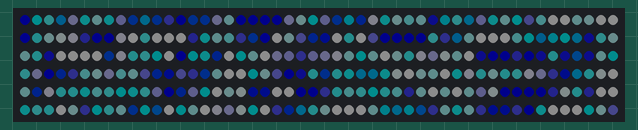
The sketch below on a simulated Arduino Uno, built with avr-gcc and run on an emulated ATmega328P. On the bench: 300 RGB LEDs in strip order, left to right, continuing on the next row. Dim RGB values are drawn brighter than linear; random numbers use the default seed unless the sketch sets one.

Above: at 1.47 s.
At 6.05 s:
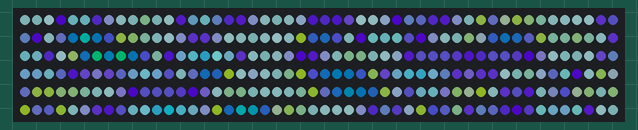
At 10.94 s:
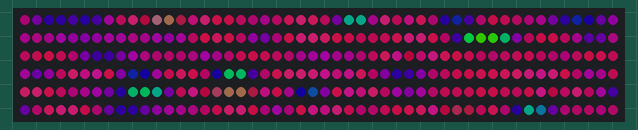
At 20.41 s:
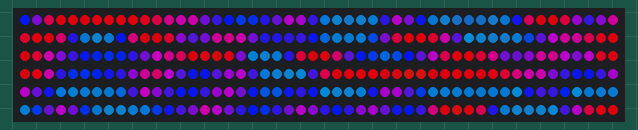
At 29.88 s:
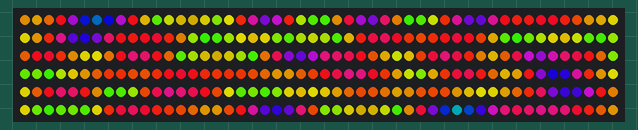
At 39.66 s:
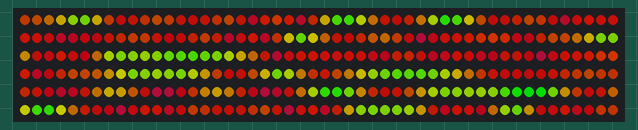

The sketch:

FastLED_with_noise.ino
```cpp
/* Title: inoise8_pal_demo.ino
 *
 * By: Andrew Tuline
 *
 * Date: August, 2016
 *
 * This short sketch demonstrates some of the functions of FastLED, including:
 *
 * Perlin noise
 * Palettes
 * Palette blending
 * Alternatives to blocking delays
 * Beats (and not the Dr. Dre kind, but rather the sinewave kind)
 *
 * Refer to the FastLED noise.h and lib8tion.h routines for more information on these functions.
 *
 *
 * Recommendations for high performance routines:
 *
 *  Don't use blocking delays, especially if you plan to use buttons for input.
 *  Keep loops to a minimum, and don't use nested loops.
 *  Don't use floating point math. It's slow. Use 8 bit where possible.
 *  Let high school and not elementary school math do the work for you, i.e. don't just count pixels; use sine waves or other math functions instead.
 *  FastLED math functions are faster than built in math functions.
 *
 */


#include "FastLED.h"

#if FASTLED_VERSION < 3001000
#error "Requires FastLED 3.1 or later; check github for latest code."
#endif

#define LED_PIN     3
//#define CLK_PIN     11
#define BRIGHTNESS  255
#define LED_TYPE    WS2812B
#define COLOR_ORDER GRB

#define NUM_LEDS 300

struct CRGB leds[NUM_LEDS];

CRGBPalette16 currentPalette(CRGB::Black);
CRGBPalette16 targetPalette(OceanColors_p);

void setup() {

  Serial.begin(57600);
  delay(1000);

  LEDS.addLeds<LED_TYPE,LED_PIN,COLOR_ORDER>(leds,NUM_LEDS);                // WS2812
//  LEDS.addLeds<LED_TYPE,LED_PIN,CLK_PIN, COLOR_ORDER>(leds,NUM_LEDS);         // APA102, WS8201

  LEDS.setBrightness(BRIGHTNESS);

} // setup()


void loop() {

  EVERY_N_MILLIS(10) {
    nblendPaletteTowardPalette(currentPalette, targetPalette, 48);          // Blend towards the target palette over 48 iterations
    fillnoise8();                                                           // Update the LED array with noise at the new location. You can put this in its own EVERY_N_MILLIS() function to speed up/slow down.
  }

  EVERY_N_SECONDS(5) {                                                      // Change the target palette to a random one every 5 seconds.
    targetPalette = CRGBPalette16(CHSV(random8(), 255, random8(128,255)), CHSV(random8(), 255, random8(128,255)), CHSV(random8(), 192, random8(128,255)), CHSV(random8(), 255, random8(128,255)));
  }

  LEDS.show();                                                              // Display the LED's at every loop cycle.

} // loop()


void fillnoise8() {

  #define scale 30                                                          // Don't change this programmatically or everything shakes.

  static uint16_t dist;                                                     // A random number for our noise generator.

  for(int i = 0; i < NUM_LEDS; i++) {                                       // Just ONE loop to fill up the LED array as all of the pixels change.
    uint8_t index = inoise8(i*scale, dist+i*scale);                         // Get a value from the noise function. I'm using both x and y axis.
    leds[i] = ColorFromPalette(currentPalette, index, 255, LINEARBLEND);    // With that value, look up the 8 bit colour palette value and assign it to the current LED.
  }
  dist += beatsin8(10,1, 4);                                                // Moving along the distance (that random number we started out with). Vary it a bit with a sine wave.
                                                                            // In some sketches, I've used millis() instead of an incremented counter. Works a treat.
} // fillnoise8()
```
